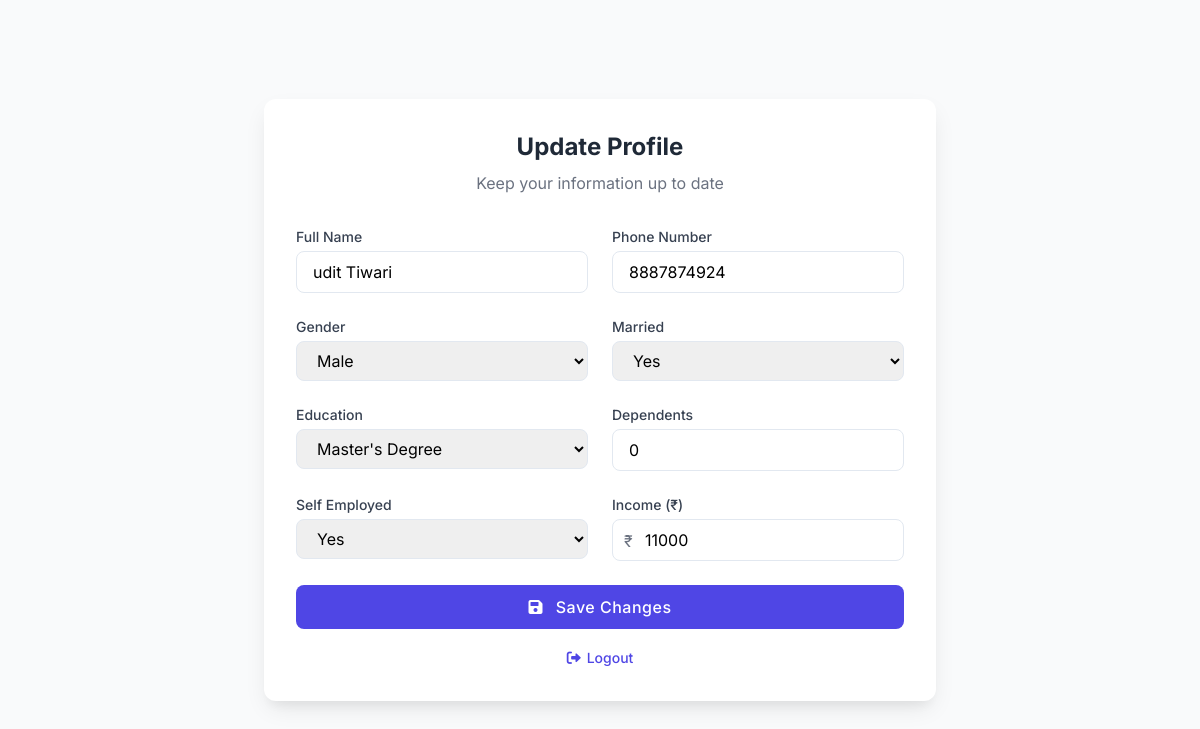
Page /update_profile/ (signed in) on the committed database.
### loans/models.py (models this page shows, shortened)
class UserProfile(models.Model):
    GENDER_CHOICES = [
        ('Male', 'Male'),
        ('Female', 'Female'),
        ('Other', 'Other'),
    ]
    MARRIED_CHOICES = [
        ('Yes', 'Yes'),
        ('No', 'No'),
    ]
    EDUCATION_CHOICES = [
        ('High School', 'High School'),
        ('Associate Degree', 'Associate Degree'),
        ('Bachelor\'s Degree', 'Bachelor\'s Degree'),
        ('Master\'s Degree', 'Master\'s Degree'),
        ('Doctorate', 'Doctorate'),
    ]
    SELF_EMPLOYED_CHOICES = [
        ('Yes', 'Yes'),
        ('No', 'No'),
    ]
    user = models.OneToOneField(User, on_delete=models.CASCADE)
    gender = models.CharField(max_length=10, choices=GENDER_CHOICES , blank=True)
    married = models.CharField(max_length=10, choices=MARRIED_CHOICES , blank=True)
    education = models.CharField(max_length=20, choices=EDUCATION_CHOICES , blank=True)
    dependents = models.IntegerField(default=0 , blank=True)
    self_employed = models.CharField(max_length=10, choices=SELF_EMPLOYED_CHOICES , blank=True)
    income = models.IntegerField(default=0,  blank=True)
    phone_number = models.CharField(max_length=15, blank=True, null=True)
    name=models.CharField(blank=True, max_length=50)
    pan=models.CharField(blank=True,default='No', max_length=10,choices=(('Yes', 'Yes'),('No', 'No')))
    acc_num=models.CharField(blank=True,default='No', max_length=10,choices=(('Yes', 'Yes'),('No', 'No')))
    num_ver=models.CharField(blank=True,default='No', max_length=10,choices=(('Yes', 'Yes'),('No', 'No')))

### loans/views.py (the view, shortened to what this page needs)
# urls.py: path('update_profile/', views.update_profile, name='update_profile'),
@login_required
def update_profile(request):
    profile, created = UserProfile.objects.get_or_create(user=request.user)
    return render(request, 'update_profile.html', {'user_profile': profile})

### templates/update_profile.html (shortened to what this page needs)
<!DOCTYPE html>
<html lang="en">
<head>
  <link href="https://cdn.jsdelivr.net/npm/tailwindcss@2.2.19/dist/tailwind.min.css" rel="stylesheet" />
  <link rel="stylesheet" href="https://cdnjs.cloudflare.com/ajax/libs/font-awesome/6.0.0-beta3/css/all.min.css" />
</head>
<body class="min-h-screen flex items-center justify-center bg-gray-50">
  <div class="form-container bg-white p-8 w-full max-w-2xl mx-4">
    <div class="text-center mb-8">
      <h2 class="text-2xl font-bold text-gray-800 mb-2">Update Profile</h2>
      <p class="text-gray-500">Keep your information up to date</p>
    </div>
    <form method="post" class="grid grid-cols-1 md:grid-cols-2 gap-6">
      <div>
        <label class="block text-sm font-medium text-gray-700 mb-1" for="name">Full Name</label>
        <input type="text" id="name" name="name" value="{{ user_profile.name|default:'' }}" required class="input-field w-full px-4 py-2 rounded-lg focus:outline-none focus:ring-1 focus:ring-indigo-500">
      </div>
      <div>
        <label class="block text-sm font-medium text-gray-700 mb-1" for="phone_number">Phone Number</label>
        <input type="text" id="phone_number" name="phone_number" value="{{ user_profile.phone_number|default:'' }}" required class="input-field w-full px-4 py-2 rounded-lg focus:outline-none focus:ring-1 focus:ring-indigo-500">
      </div>
      <div>
        <label class="block text-sm font-medium text-gray-700 mb-1" for="gender">Gender</label>
        <select name="gender" id="gender" class="input-field w-full px-4 py-2 rounded-lg focus:outline-none focus:ring-1 focus:ring-indigo-500">
          <option value="Male" {% if user_profile.gender == 'Male' %}selected{% endif %}>Male</option>
        </select>
      </div>
      <div>
        <label class="block text-sm font-medium text-gray-700 mb-1" for="married">Married</label>
        <select name="married" id="married" class="input-field w-full px-4 py-2 rounded-lg focus:outline-none focus:ring-1 focus:ring-indigo-500">
          <option value="Yes" {% if user_profile.married == 'Yes' %}selected{% endif %}>Yes</option>
        </select>
      </div>
      <div>
        <label class="block text-sm font-medium text-gray-700 mb-1" for="education">Education</label>
        <select name="education" id="education" class="input-field w-full px-4 py-2 rounded-lg focus:outline-none focus:ring-1 focus:ring-indigo-500">
          {% for option in user_profile.EDUCATION_CHOICES %}
            <option value="{{ option.0 }}" {% if user_profile.education == option.0 %}selected{% endif %}>{{ option.1 }}</option>
          {% endfor %}
        </select>
      </div>
      <div>
        <label class="block text-sm font-medium text-gray-700 mb-1" for="dependents">Dependents</label>
        <input type="number" id="dependents" name="dependents" value="{{ user_profile.dependents|default:0 }}" required class="input-field w-full px-4 py-2 rounded-lg focus:outline-none focus:ring-1 focus:ring-indigo-500">
      </div>
      <div>
        <label class="block text-sm font-medium text-gray-700 mb-1" for="self_employed">Self Employed</label>
        <select name="self_employed" id="self_employed" class="input-field w-full px-4 py-2 rounded-lg focus:outline-none focus:ring-1 focus:ring-indigo-500">
          <option value="Yes" {% if user_profile.self_employed == 'Yes' %}selected{% endif %}>Yes</option>
        </select>
      </div>
      <div>
        <label class="block text-sm font-medium text-gray-700 mb-1" for="income">Income (₹)</label>
        <div class="relative">
          <span class="absolute left-3 top-2.5 text-gray-500">₹</span>
          <input type="number" id="income" name="income" value="{{ user_profile.income|default:0 }}" required class="input-field w-full pl-8 pr-4 py-2 rounded-lg focus:outline-none focus:ring-1 focus:ring-indigo-500">
        </div>
      </div>
      <div class="md:col-span-2">
        <button type="submit" class="save-btn w-full bg-indigo-600 hover:bg-indigo-700 text-white font-medium py-2.5 rounded-lg transition duration-200">
          <i class="fas fa-save mr-2"></i> Save Changes
        </button>
      </div>
    </form>
      <div class="mt-4 text-center">
        <a href="{% url 'logout' %}" class="text-sm text-indigo-600 hover:text-indigo-800 font-medium inline-flex items-center">
          <i class="fas fa-sign-out-alt mr-1.5"></i> Logout
        </a>
      </div>
    </div>
</body>
</html>

### templates/update_profile.html (style rules this page uses)
body { font-family: 'Inter', sans-serif; background-color: #f8fafc; }
.form-container { box-shadow: 0 10px 25px -5px rgba(0, 0, 0, 0.1), 0 10px 10px -5px rgba(0, 0, 0, 0.04); border-radius: 12px; transition: all 0.3s ease; }
.input-field { transition: all 0.2s ease; border: 1px solid #e2e8f0; }
.save-btn { transition: all 0.3s ease; letter-spacing: 0.5px; }

### rows in the picture
UserProfile: name "udit Tiwari", phone_number "8887874924", gender "Male", married "Yes", education "Master's Degree", dependents "0", self_employed "Yes", income "11000"
